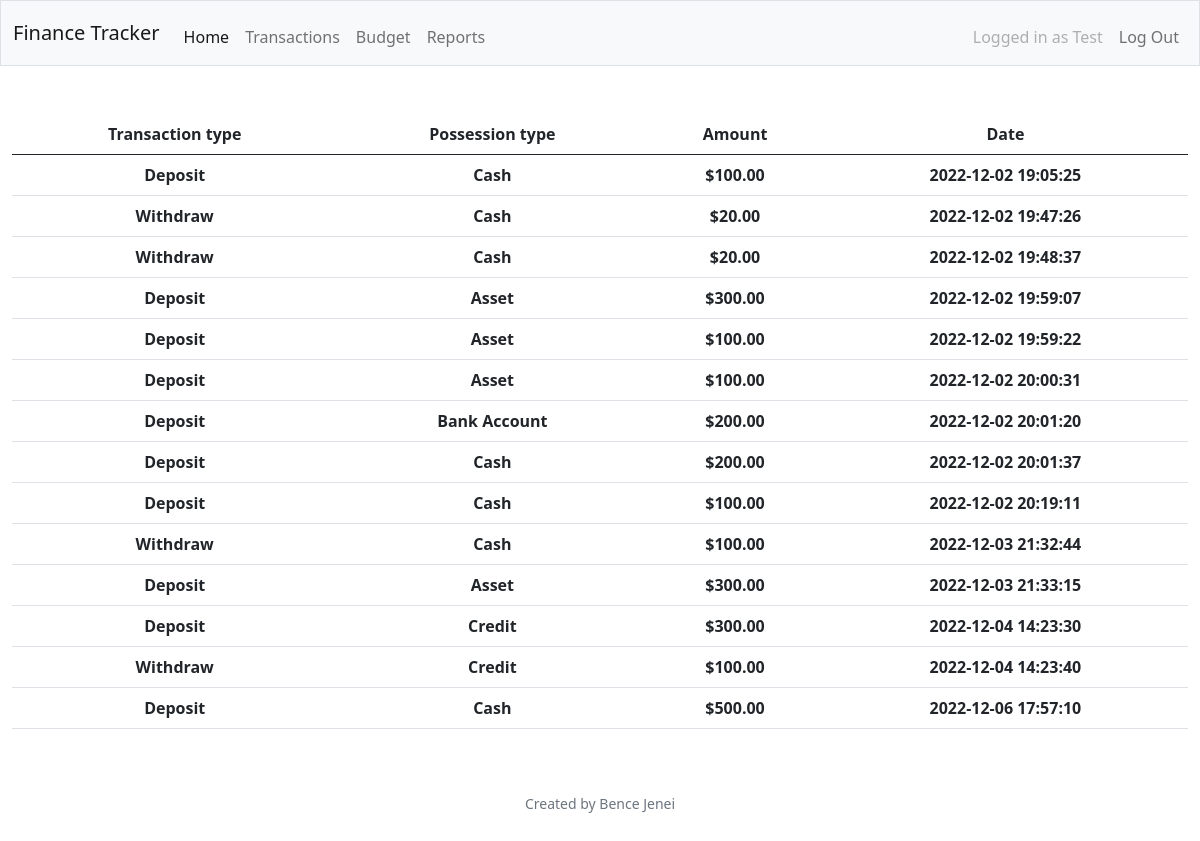
The page /reports (signed in) on the database its author committed.
### tables this page shows
CREATE TABLE users (id INTEGER PRIMARY KEY AUTOINCREMENT NOT NULL, username TEXT NOT NULL, hash TEXT NOT NULL);

CREATE TABLE transactions (id INTEGER PRIMARY KEY AUTOINCREMENT NOT NULL, username TEXT NOT NULL, transaction_type TEXT NOT NULL, possession_type TEXT NOT NULL, amount NUMERIC NOT NULL, date TIMESTAMP NOT NULL DEFAULT CURRENT_TIMESTAMP);

### app.py (the view)
@app.route("/reports")
@login_required
def reports():
    connection = sqlite3.connect("testDB.db")
    connection.row_factory = dict_factory
    cur = connection.cursor()
    user_data = cur.execute(    """
                                SELECT username
                                FROM users
                                WHERE id = ?
                                """
                                ,(session["user_id"],))
    user = user_data.fetchall()
    username = user[0]["username"]
    cursor = cur.execute(   """
                            SELECT transaction_type, possession_type, amount, date
                            FROM transactions
                            WHERE username = ?
                            """
                            , (username,))
    reports = cursor.fetchall()
    connection.close()
    return render_template("reports.html", reports=reports, username=username)

### app.py (called while the page is built)
def dict_factory(cursor, row):
    fields = [column[0] for column in cursor.description]
    return {key: value for key, value in zip(fields, row)}

### helpers.py (called while the page is built)
def login_required(f):
    @wraps(f)
    def decorated_function(*args, **kwargs):
        if session.get('user_id') is None:
            return redirect('/login')
        return f(*args, **kwargs)
    return decorated_function

def usd(amount):
    return f"${amount:,.2f}"

### templates/reports.html (shortened to what this page needs)
{% extends "layout.html" %}
{% block main %}
    <table class="table table-hover">
        <thead>
            <tr>
              <th scope="col">Transaction type</th>
              <th scope="col">Possession type</th>
              <th scope="col">Amount</th>
              <th scope="col">Date</th>
            </tr>
          </thead>
          <tbody>
            {% for report in reports %}
            <tr>
                <th>{{ report.transaction_type}}</th>
                <th>{{ report.possession_type}}</th>
                <th>{{ report.amount | usd}}</th>
                <th>{{ report.date}}</th>
            </tr>
            {% endfor %}
          </tbody>
    </table>
{% endblock %}

### templates/layout.html (shortened to what this page needs)
<!DOCTYPE html>
<html lang="en">
    <head>
        <link href="https://cdn.jsdelivr.net/npm/bootstrap@5.0.2/dist/css/bootstrap.min.css" rel="stylesheet">
    </head>
    <body>
        <nav class="bg-light border navbar navbar-expand-md navbar-light">
            <div class="container-fluid">
                <a class="navbar-brand" href="/"><span class="red">Finance Tracker</span></a>
                <div class="collapse navbar-collapse" id="navbar">
                    {% if session["user_id"] %}
                        <ul class="navbar-nav me-auto mt-2">
                            <li class="nav-item"><a class="nav-link active" href="/">Home</a></li>
                            <li class="nav-item"><a class="nav-link" href="/transactions">Transactions</a></li>
                            <li class="nav-item"><a class="nav-link" href="/budget">Budget</a></li>
                            <li class="nav-item"><a class="nav-link" href="/reports">Reports</a></li>
                        </ul>
                        <ul class="navbar-nav ms-auto mt-2">
                            <li class="nav-item"><a class="nav-link disabled" href="">Logged in as {{ username }}</a></li>
                            <li class="nav-item"><a class="nav-link" href="/logout">Log Out</a></li>
                        </ul>
                    {% else %}
                        <ul class="navbar-nav ms-auto mt-2">
                            <li class="nav-item"><a class="nav-link" href="/register">Register</a></li>
                            <li class="nav-item"><a class="nav-link" href="/login">Log In</a></li>
                        </ul>
                    {% endif %}
                </div>
            </div>
        </nav>
    <main class="container-fluid py-5 text-center">
        {% block main %}{% endblock %}
    </main>
        <footer class="mb-5 small text-center text-muted">
            Created by Bence Jenei
        </footer>
    </body>
</html>

### rows shown on the page
users: username "Test"
transactions: transaction_type "Deposit", possession_type "Cash", amount "$100.00", date "2022-12-02 19:05:25"
transactions: transaction_type "Withdraw", possession_type "Cash", amount "$20.00", date "2022-12-02 19:47:26"
transactions: transaction_type "Withdraw", possession_type "Cash", amount "$20.00", date "2022-12-02 19:48:37"
transactions: transaction_type "Deposit", possession_type "Asset", amount "$300.00", date "2022-12-02 19:59:07"
transactions: transaction_type "Deposit", possession_type "Asset", amount "$100.00", date "2022-12-02 19:59:22"
transactions: transaction_type "Deposit", possession_type "Asset", amount "$100.00", date "2022-12-02 20:00:31"
transactions: transaction_type "Deposit", possession_type "Bank Account", amount "$200.00", date "2022-12-02 20:01:20"
transactions: transaction_type "Deposit", possession_type "Cash", amount "$200.00", date "2022-12-02 20:01:37"
transactions: transaction_type "Deposit", possession_type "Cash", amount "$100.00", date "2022-12-02 20:19:11"
transactions: transaction_type "Withdraw", possession_type "Cash", amount "$100.00", date "2022-12-03 21:32:44"
transactions: transaction_type "Deposit", possession_type "Asset", amount "$300.00", date "2022-12-03 21:33:15"
transactions: transaction_type "Deposit", possession_type "Credit", amount "$300.00", date "2022-12-04 14:23:30"
transactions: transaction_type "Withdraw", possession_type "Credit", amount "$100.00", date "2022-12-04 14:23:40"
transactions: transaction_type "Deposit", possession_type "Cash", amount "$500.00", date "2022-12-06 17:57:10"
